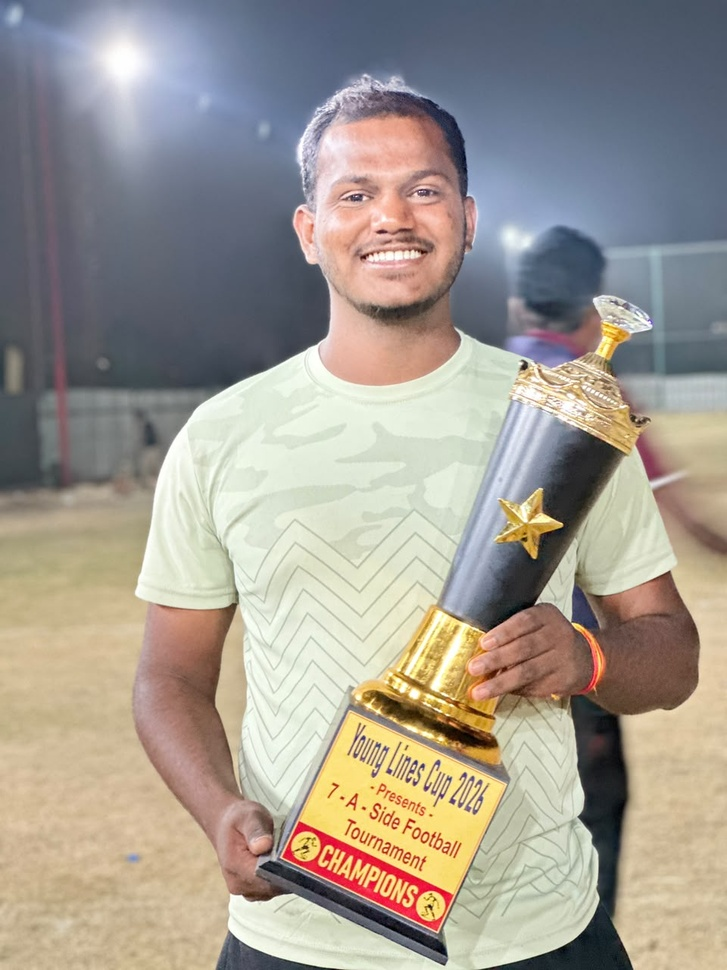
#> input picture pics/Aditya_pic.jpeg, 727 x 970 px, shrunk from 960 x 1280 before the run
$ python -i lineart.py   (imports and definitions only)
#> lines starting #> are read from the running program, lines starting #| are printed output that depends on the picture
"""Convert a photo into a clean line-art / pencil-sketch portrait.

Usage:
    python scripts/lineart.py <input> <output.png> [l,t,r,b] [blur]

Optional crop is given as four fractions (left,top,right,bottom) to trim,
e.g. "0.15,0.05,0.15,0" removes 15% from each side and 5% from the top —
useful to drop the shoulders and centre the face. Crop runs before the
line-art conversion so the output stays high resolution.
"""
import sys

from PIL import Image, ImageOps, ImageFilter, ImageMath, ImageChops, ImageEnhance

# Pillow renamed eval -> unsafe_eval in recent versions.
_eval = getattr(ImageMath, "unsafe_eval", getattr(ImageMath, "eval", None))


def to_line_art(src, dst, crop=(0, 0, 0, 0), blur_radius=9):
#> called with src = '../pics/Aditya_pic.jpeg', dst = 'out.png', crop = (0, 0, 0, 0), blur_radius = 9
    img = Image.open(src).convert("RGB")
#> img is the input picture: PIL image 727x970 RGB; mean R, G, B 161.4, 154.4, 144.6

    # Crop (left, top, right, bottom fractions) before conversion.
    w, h = img.size
    l, t, r, b = crop
    img = img.crop((int(w * l), int(h * t), int(w * (1 - r)), int(h * (1 - b))))

    gray = ImageOps.grayscale(img)
    gray = ImageOps.autocontrast(gray, cutoff=2)
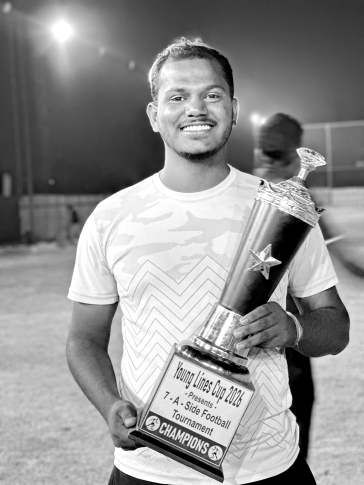
#> gray: PIL image 727x970 L (shown at 1/2 size); min 0, max 255, mean 144.9

    # Pencil-sketch base via colour-dodge of an inverted blur.
    inverted = ImageOps.invert(gray)
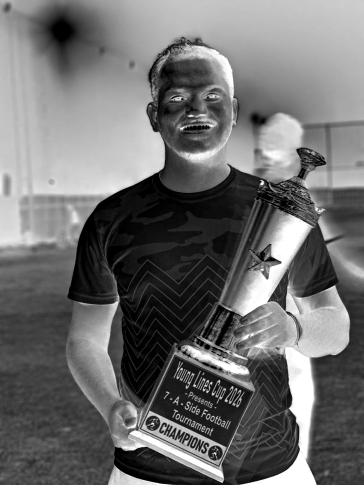
#> inverted: PIL image 727x970 L (shown at 1/2 size); min 0, max 255, mean 110.1
    blurred = inverted.filter(ImageFilter.GaussianBlur(blur_radius))
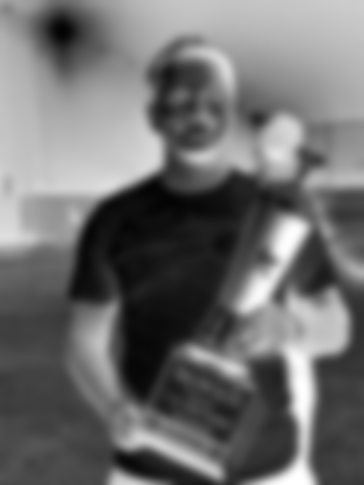
#> blurred: PIL image 727x970 L (shown at 1/2 size); min 2, max 255, mean 110.1
    sketch = _eval("convert(min(a * 255 / (256 - b), 255), 'L')", a=gray, b=blurred)

    # Edge emphasis for crisper outlines.
    edges = gray.filter(ImageFilter.FIND_EDGES)
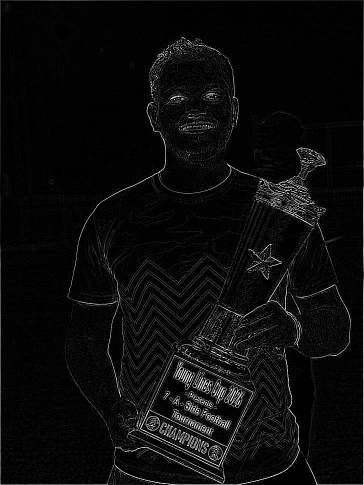
#> edges: PIL image 727x970 L (shown at 1/2 size); min 0, max 255, mean 11.5
    edges = ImageOps.invert(edges)               # dark lines on white
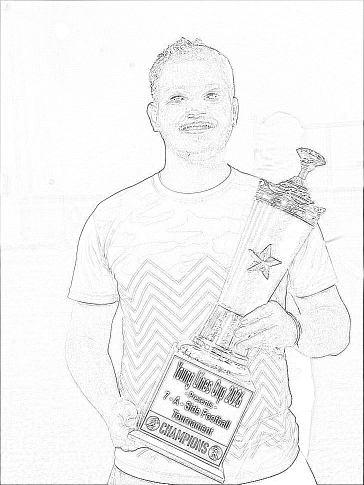
#> edges: PIL image 727x970 L (shown at 1/2 size); min 0, max 255, mean 243.5
    edges = ImageOps.autocontrast(edges, cutoff=1)

    combined = ImageChops.multiply(sketch, edges)     # darken along edges
    out = Image.blend(sketch, combined, 0.55)
    out = ImageEnhance.Contrast(out).enhance(1.35)
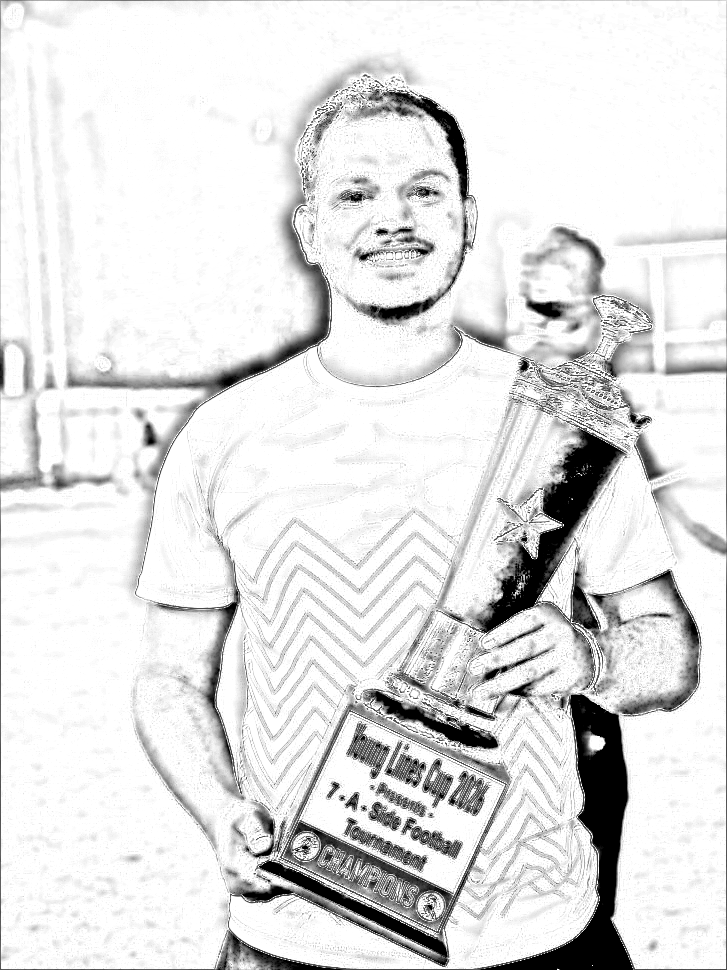
#> out: PIL image 727x970 L; min 0, max 255, mean 225.3
    out = ImageOps.autocontrast(out, cutoff=1)

    out.save(dst, "PNG")
    print(f"[lineart] wrote {dst} ({out.size[0]}x{out.size[1]})")
#| [lineart] wrote out.png (727x970)


# [9 lines not run here, left out]

>>> result = to_line_art('../pics/Aditya_pic.jpeg', 'out.png')

$ run again, on pics/Dnyandeo_Kade_pic.jpeg
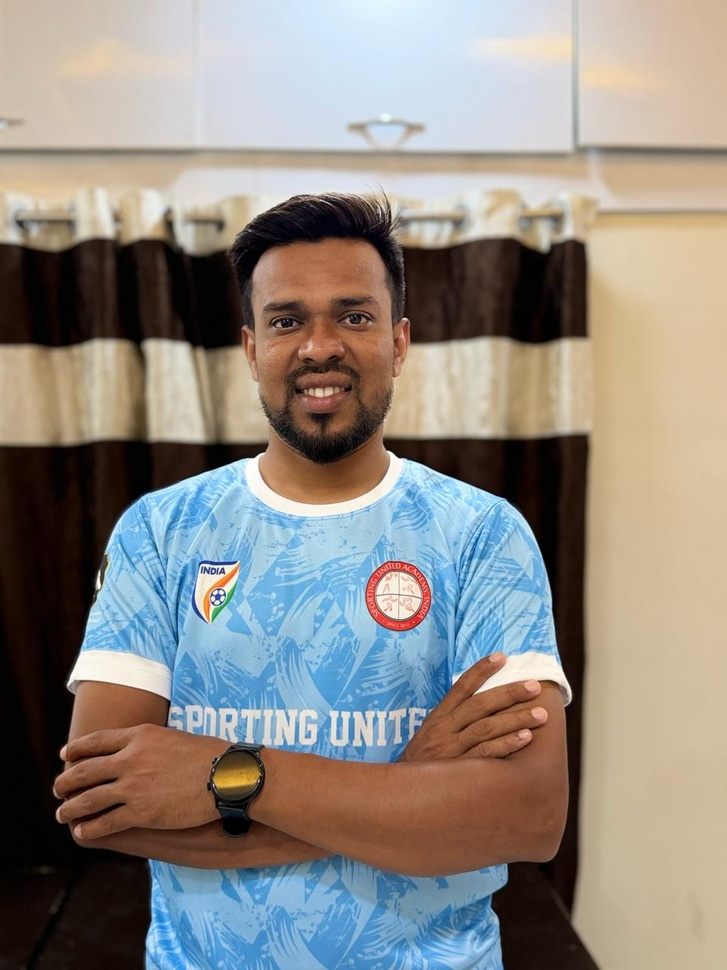
#> input picture pics/Dnyandeo_Kade_pic.jpeg, 727 x 970 px, shrunk from 960 x 1280 before the run
#> in to_line_art, img is the input picture: PIL image 727x970 RGB; mean R, G, B 143.4, 137.7, 131.2
#> in to_line_art, `edges = gray.filter(ImageFilter.FIND_EDGES)`:
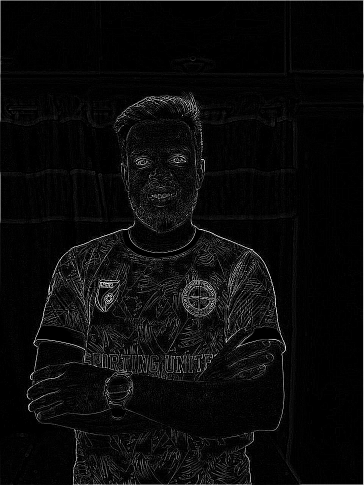
#> edges: PIL image 727x970 L (shown at 1/2 size); min 0, max 255, mean 10.2
#> in to_line_art, `out = ImageEnhance.Contrast(out).enhance(1.35)`:
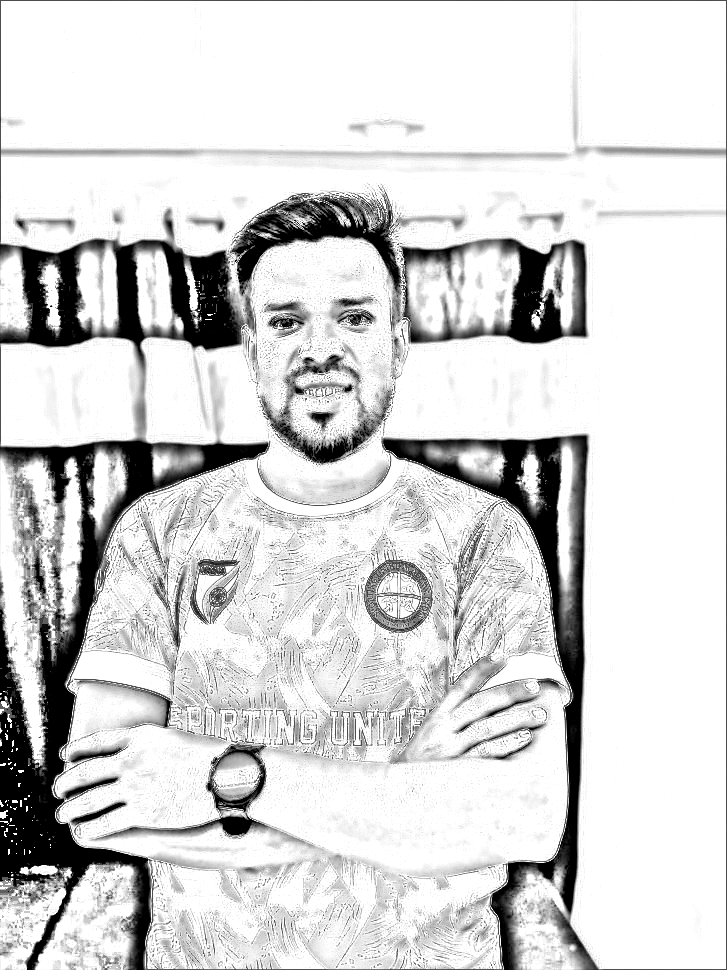
#> out: PIL image 727x970 L; min 0, max 255, mean 213.7
#| [lineart] wrote out.png (727x970)

$ run again, on pics/Jagdish_pic.jpeg
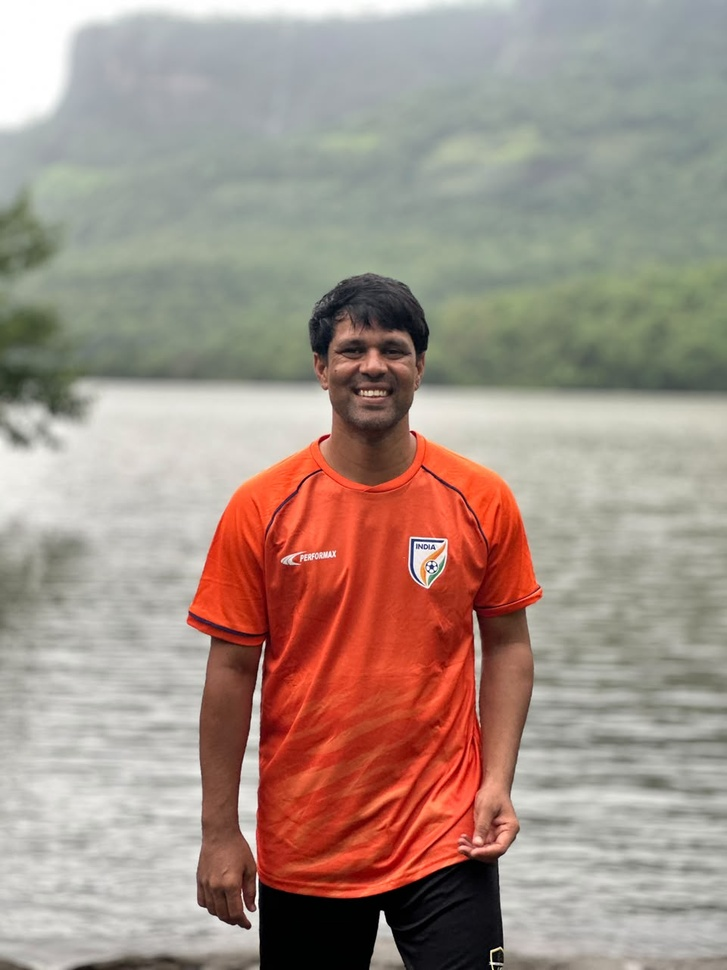
#> input picture pics/Jagdish_pic.jpeg, 727 x 970 px, shrunk from 960 x 1280 before the run
#> in to_line_art, img is the input picture: PIL image 727x970 RGB; mean R, G, B 164.7, 145.4, 135.3
#> in to_line_art, `edges = gray.filter(ImageFilter.FIND_EDGES)`:
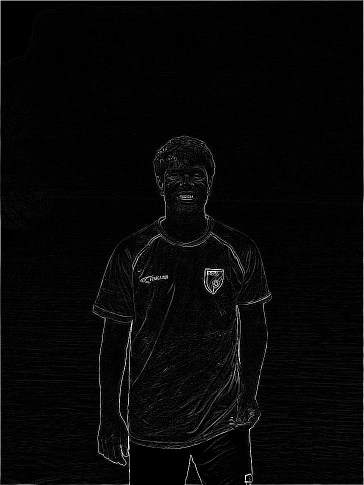
#> edges: PIL image 727x970 L (shown at 1/2 size); min 0, max 255, mean 6.8
#> in to_line_art, `out = ImageEnhance.Contrast(out).enhance(1.35)`:
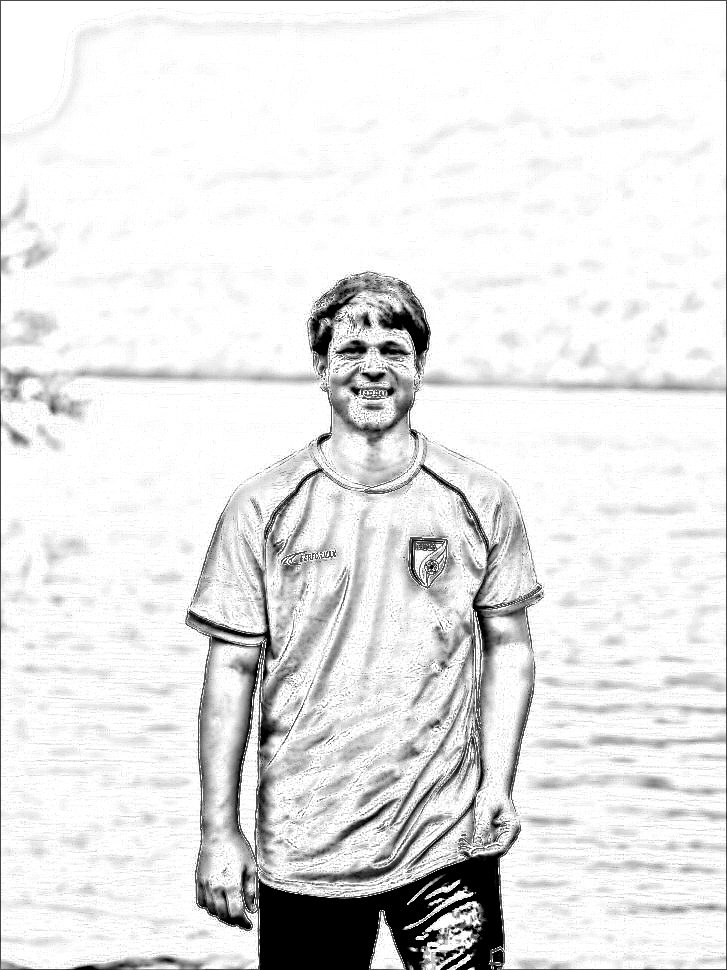
#> out: PIL image 727x970 L; min 0, max 255, mean 229.3
#| [lineart] wrote out.png (727x970)
